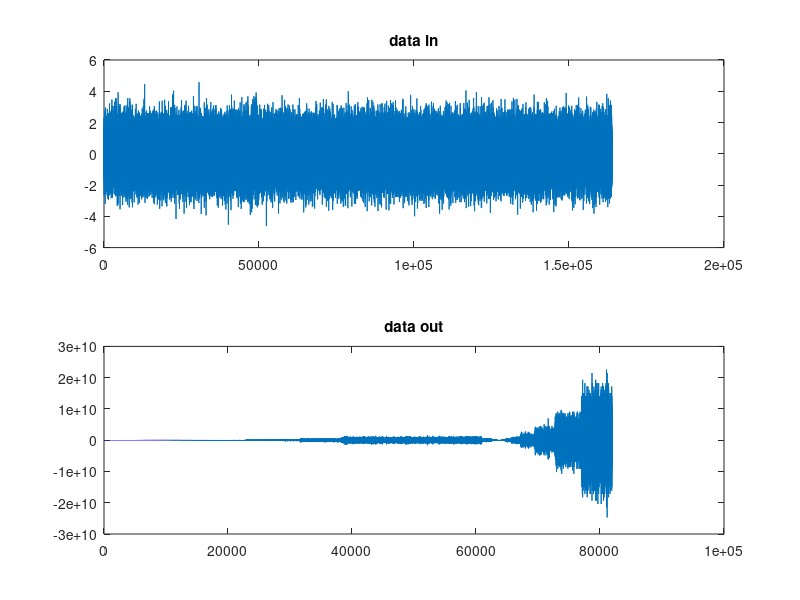
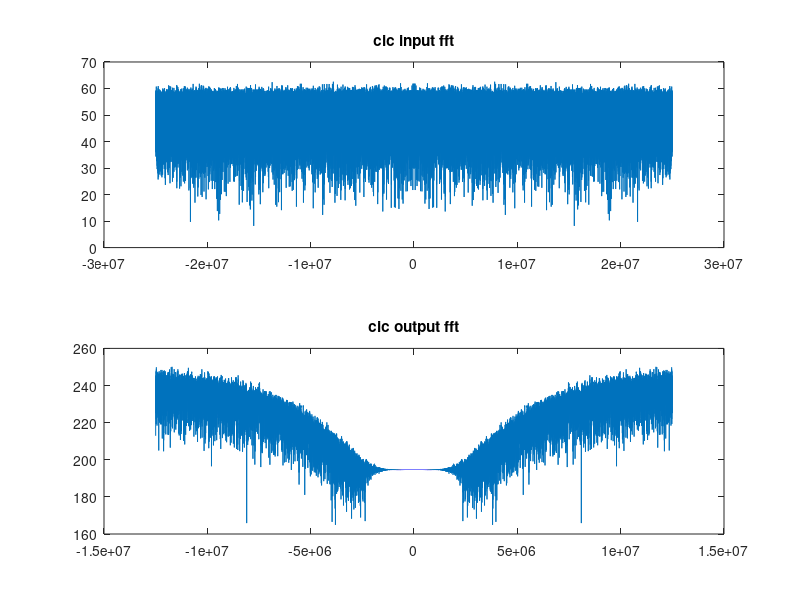

The MATLAB source for these figures, in order:
clc;
clear all;
close all;

%Parameters
nb_sample = 2^12*40;
fsamp_in = 50e6;

%CIC Parameters
M = 1;
R = 2;  % decimation or interpolation ratio
N = 6;  % number of stages
interp_decim= -1; %+1 interp and -1 decim

%Inits
t = (1/fsamp_in:1/fsamp_in:nb_sample/fsamp_in);
if interp_decim==1 fsamp_out = fsamp_in*R; end;
if interp_decim==-1 fsamp_out = fsamp_in/R; end;


%Test vector generation
data_in = randn(1,nb_sample); %random data
##data_in = sin(2*pi*fsamp_in/100.*t); %sin
##data_in = [zeros(1,nb_sample/2) ones(1,nb_sample/2)]; %step
##data_in =  (1:nb_sample);%ramp
##data_in = [(1:64) (1:64)]; data_in = repmat(data_in,1,8); data_in = data_in-32; %saw
##data_in = [zeros(1,64) ones(1,64)]; data_in = repmat(data_in,1,8);

if interp_decim==1
  
  %Cic implementation interpolation
  %Comb
  comb_d1 = 0;
  comb_reg = zeros(N,nb_sample);
  for v = 1 : N
    if v==1
      comb_in = data_in;
      printf('Comb %d of %d stages (first)\n',v,N);
      for k=1:length(comb_in)
        if k>1
          comb_out(k)=comb_in(k)-comb_d1;
        end
        comb_d1 = comb_in(k);
      end;
    else
      comb_in = comb_out;
      printf('Comb %d of %d stages\n',v,N);
      for k=1:length(comb_in)
        if k>2
          comb_out(k)=comb_in(k)-comb_d1;
        end
        comb_d1 = comb_in(k);
      end;
    end;
    comb_reg(v,1:length(comb_out))=comb_out;
  end;
  
end;

if interp_decim==-1
  %Cic implementation decimation
  %Integrator
  integ_reg = zeros(N,length(data_in));
  for v = 1 : N
    if v==1
      printf('Integrator %d of %d stages (first)\n',v,N);
      integrator_in = data_in;
      accu = 0;
      for k=2:length(integrator_in)
        integrator_out(k) = accu;
        accu = accu+integrator_in(k);
      end
     else
      printf('Integrator %d of %d stages\n',v,N);
      integrator_in = integrator_out;
      accu = 0;
      for k=1:length(integrator_in)
        integrator_out(k) = accu;
        accu = accu+integrator_in(k);
      end
    end
    integ_reg(v,1:length(integrator_out))=integrator_out;
  end
end

%Interpolation or decimation
if interp_decim==1
  resample_in = comb_out;
  resample_out = zeros(1,length(resample_in)*R);
  resample_out(1:R:end) = resample_in;
##  for k=1:length(resample_in)
##    resample_out((k-1)*R+1:(k-1)*R+1+R-1)=repmat(resample_in(k),R,1);
####    fprintf('%d %d \n',(k-1)*R+1, (k-1)*R+1+R-1);
##  end
end
if interp_decim==-1
  resample_in = integrator_out;
  resample_out = zeros(1,length(resample_in)/R);
  resample_out = resample_in(1:R:end);
end

if interp_decim==1
  %Cic Implementation interpolation
  %Integrator
  integ_reg = zeros(N,length(resample_out));
  for v = 1 : N
    if v==1
      printf('Integrator %d of %d stages (first)\n',v,N);
      integrator_in = resample_out;
      accu = 0;
      for k=2:length(integrator_in)
        integrator_out(k) = accu;
        accu = accu+integrator_in(k);
      end
     else
      printf('Integrator %d of %d stages\n',v,N);
      integrator_in = integrator_out;
      accu = 0;
      for k=1:length(integrator_in)
        integrator_out(k) = accu;
        accu = accu+integrator_in(k);
      end
    end
    integ_reg(v,1:length(integrator_out))=integrator_out;
  end
end;

if interp_decim==-1
  %Cic implementation decimation
  %Comb
  comb_d1 = 0;
  comb_reg = zeros(N,nb_sample);
  for v = 1 : N
    if v==1
      comb_in = resample_out;
      printf('Comb %d of %d stages (first)\n',v,N);
      for k=1:length(comb_in)
        if k>1
          comb_out(k)=comb_in(k)-comb_d1;
        end
        comb_d1 = comb_in(k);
      end;
    else
      comb_in = comb_out;
      printf('Comb %d of %d stages\n',v,N);
      for k=1:length(comb_in)
        if k>2
          comb_out(k)=comb_in(k)-comb_d1;
        end
        comb_d1 = comb_in(k);
      end;
    end;
    comb_reg(v,1:length(comb_out))=comb_out;
  end;
end;

if interp_decim==1
  data_out = integrator_out;
end;

if interp_decim==-1
  data_out = comb_out;
end; 


%FFT in
fft_in = 20 * log10(abs(fftshift(fft(data_in))));
x_axis_fft_in = (-fsamp_in/2:fsamp_in/nb_sample:fsamp_in/2-fsamp_in/nb_sample);

%FFT out
fft_out = 20 * log10(abs(fftshift(fft(data_out))));
if interp_decim==1 x_axis_fft_out = (-fsamp_out/2:fsamp_out/nb_sample/R:fsamp_out/2-fsamp_out/nb_sample/R); end
if interp_decim==-1 x_axis_fft_out = (-fsamp_out/2:fsamp_out/nb_sample*R:fsamp_out/2-fsamp_out/nb_sample*R); end

##%debug
##debug_plot=data_in;
##figure(1);
##plot(debug_plot);
##title('data in');
##
##debug_plot=comb_reg(1,:);
##figure(2);
##plot(debug_plot);
##title('comb reg 1');
##
##debug_plot=comb_reg(2,:);
##figure(3);
##plot(debug_plot);
##title('comb reg 2');
##
##debug_plot=resample_out;
##figure(4);
##plot(debug_plot);
##title('resample out');
##
##debug_plot=integ_reg(1,:);
##figure(5);
##plot(debug_plot);
##title('integ reg 1');
##
##debug_plot=integ_reg(2,:);
##figure(6);
##plot(debug_plot);
##title('integ reg 2');

%Plot signal
figure(1);
subplot (211);
plot(data_in);
title('data in');
subplot (212);
plot(data_out);
title('data out');

%Plot fft
figure(2);
subplot (211);
plot(x_axis_fft_in,fft_in);
title('cic input fft');
subplot (212);
plot(x_axis_fft_out,fft_out);
title('cic output fft');

